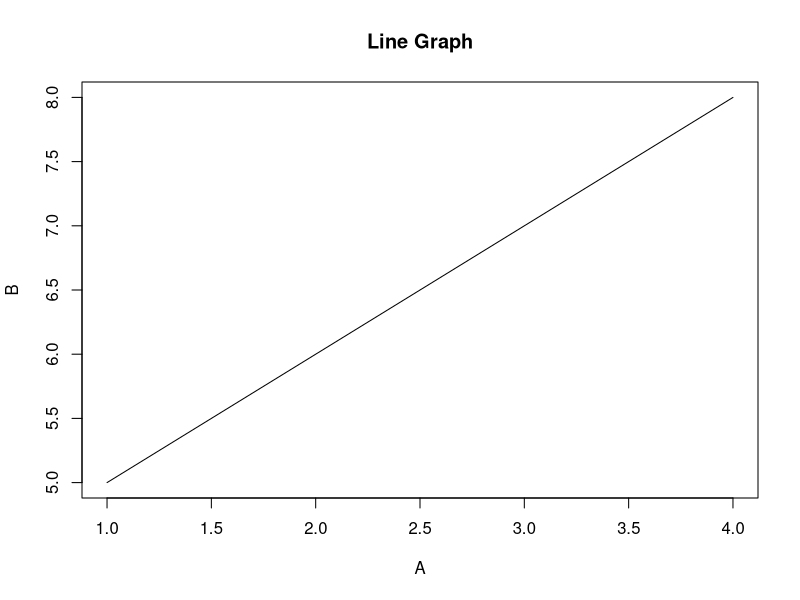

The R source for this figure:
a = c(1,2,3,4)
b = c(5,6,7,8)

print(paste("Vector A: ", paste(a, collapse=" ")))
print(paste("Vector B: ", paste(b, collapse=" ")))

print(paste("Sum of A and B: ", paste(a+b, collapse=" ")))
print(paste("Difference of A and B: ", paste(a-b, collapse=" ")))
print(paste("Product of A and B: ", paste(a*b, collapse=" ")))
print(paste("Quotient of A and B: ", paste(a/b, collapse=" ")))

plot(a,b, main = 'Line Graph', xlab = 'A', ylab = 'B', type = 'l')
